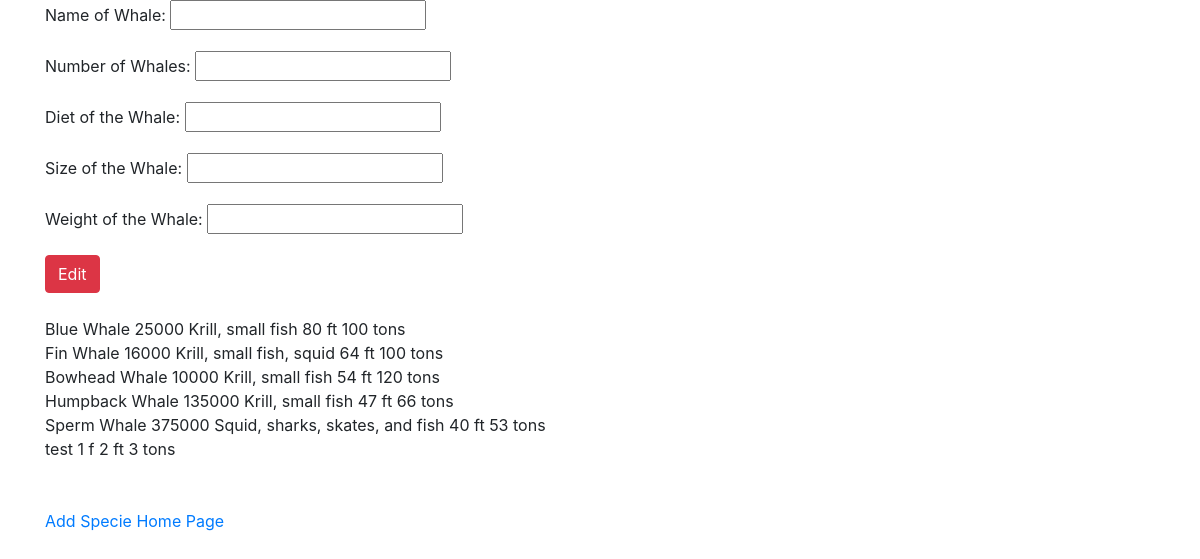
The page /editSpecie/ (signed in) on the database its author committed.
### WhaleProfiles/models.py (models this page shows, shortened)
class Specie(models.Model):
    name = models.CharField(max_length=500)
    numWhales = models.IntegerField(default=0)
    diet = models.CharField(max_length=500)
    size = models.IntegerField(default=0)
    weight = models.IntegerField(default=0)

### WhaleProfiles/views.py (the view, shortened to what this page needs)
# urls.py: path('editSpecie/', views.EditSpecie.as_view(), name='editSpecie'),
class EditSpecie(View):
    whales = Specie.objects.all()
    def get(self, request):
        context = {
                'whales': self.whales,
                'user': request.user
        }
        template = loader.get_template('WhaleProfiles/editSpecie.html')
        return HttpResponse(template.render(context, request))

### WhaleProfiles/templates/WhaleProfiles/editSpecie.html (shortened to what this page needs)
<!DOCTYPE html>
<html>
  <head>
    <link rel="stylesheet" href="https://maxcdn.bootstrapcdn.com/bootstrap/4.4.1/css/bootstrap.min.css" />
  </head>
  <body>
    <div class="container">
      {% if user.profile.role == "Marine Biologist" %}
      <form method='POST'>
        <div class="form-group">
        <label for='name'>Name of Whale:</label>
        <input id='name' name='name' type='text'/>
        </div>
        <div class="form-group">
          <label for='numWhales'>Number of Whales:</label>
          <input id='numWhales' name='numWhales' type='text'/>
        </div>
        <div class="form-group">
          <label for='diet'>Diet of the Whale:</label>
          <input id='diet' name='diet' type="text">
        </div>
        <div class="form-group">
          <label for='size'>Size of the Whale:</label>
          <input id='size' name='size' type="text">
        </div>
        <div class="form-group">
          <label for='weight'>Weight of the Whale:</label>
          <input id='weight' name='weight' type="text">
        </div>
        <button type="submit" class="btn btn-danger">Edit</button>
      </form>
      <br />
      {% for whale in whales %}
      {{whale.name}}
      {{whale.numWhales}}
      {{whale.diet}}
      {{whale.size}} ft
      {{whale.weight}} tons
      <br />
      {% endfor %}
      <br />
      {% else %}
      Don't have access to this page
      {% endif %}
      <br />
      <a href="/WhaleProfiles/addSpecie">
        Add Specie
      </a>
      <a href="/WhaleProfiles/index">
        Home Page
      </a>
    </div>
  </body>
</html>

### rows shown on the page
Specie: name "Blue Whale", numWhales "25000", diet "Krill, small fish", size "80", weight "100"
Specie: name "Fin Whale", numWhales "16000", diet "Krill, small fish, squid", size "64", weight "100"
Specie: name "Bowhead Whale", numWhales "10000", diet "Krill, small fish", size "54", weight "120"
Specie: name "Humpback Whale", numWhales "135000", diet "Krill, small fish", size "47", weight "66"
Specie: name "Sperm Whale", numWhales "375000", diet "Squid, sharks, skates, and fish", size "40", weight "53"
Specie: name "test", numWhales "1", diet "f", size "2", weight "3"
